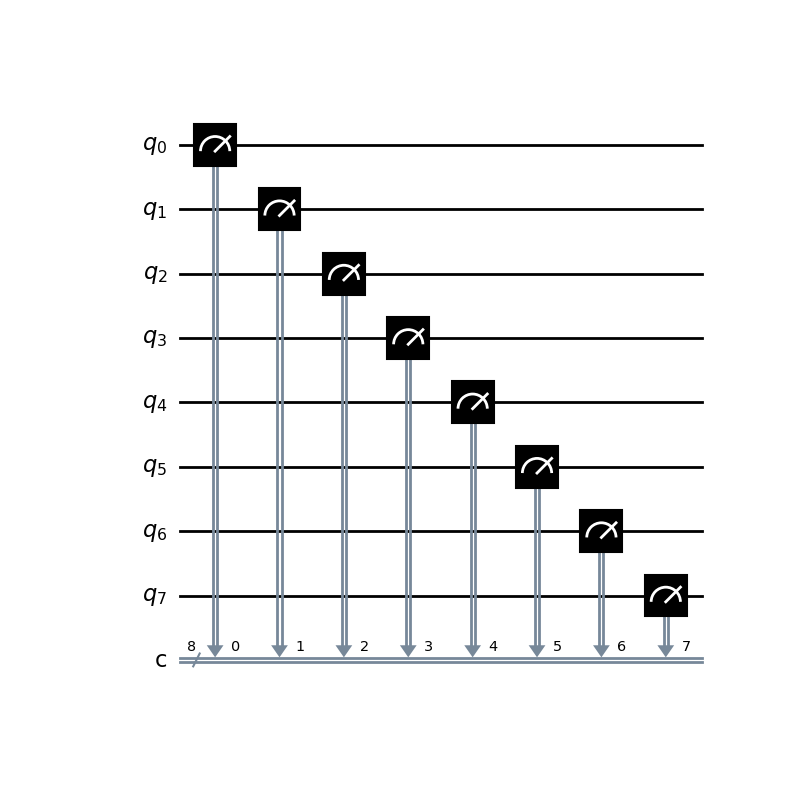

The script that saved this image:
from qiskit import QuantumCircuit, execute, Aer
from qiskit.visualization import plot_histogram
import os

root_dir = os.path.dirname(os.path.realpath(__file__))

n = 8
n_q = n # number of qubits in circuit
n_b = n # number of output bits
qc_output = QuantumCircuit(n_q,n_b)

for j in range(n):
    qc_output.measure(j,j)

figure = qc_output.draw(output='mpl')

figure.savefig('{}/first_circuit.png'.format(root_dir))

counts = execute(qc_output,Aer.get_backend('qasm_simulator')).result().get_counts()
histogram = plot_histogram(counts)
histogram.savefig('{}/probability_of_00000000.png'.format(root_dir))
